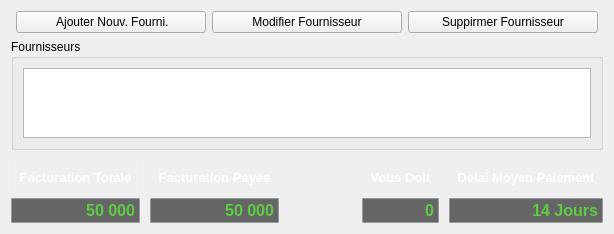
              <widget class="QWidget" name="scrollAreaWidgetContents_5">
               <property name="geometry">
                <rect>
                 <x>0</x>
                 <y>0</y>
                 <width>614</width>
                 <height>230</height>
                </rect>
               </property>
               <layout class="QGridLayout" name="gridLayout_17">
                <item row="2" column="0">
                 <layout class="QHBoxLayout" name="horizontalLayout_24">
                  <property name="spacing">
                   <number>10</number>
                  </property>
                  <item>
                   <layout class="QVBoxLayout" name="verticalLayout_37">
                    <property name="spacing">
                     <number>0</number>
                    </property>
                    <item>
                     <widget class="QLabel" name="label_47">
                      <property name="minimumSize">
                       <size>
                        <width>0</width>
                        <height>42</height>
                       </size>
                      </property>
                      <property name="styleSheet">
                       <string notr="true">font: bold 10pt ;
color: rgb(255, 255, 255);
border:1px solid rgba(227, 238, 238, 100);</string>
                      </property>
                      <property name="text">
                       <string>  Facturation Totale  </string>
                      </property>
                      <property name="alignment">
                       <set>Qt::AlignCenter</set>
                      </property>
                     </widget>
                    </item>
                    <item>
                     <widget class="QLabel" name="label_48">
                      <property name="minimumSize">
                       <size>
                        <width>0</width>
                        <height>25</height>
                       </size>
                      </property>
                      <property name="styleSheet">
                       <string notr="true">font: bold 12pt;

color: qlineargradient(spread:reflect, x1:0.5, y1:0, x2:0.5, y2:1, stop:0 rgba(106, 255, 78, 255), stop:1 rgba(82, 152, 55, 255));
border:1px solid rgba(227, 238, 238, 100);
background-color: #656565;</string>
                      </property>
                      <property name="text">
                       <string>50 000</string>
                      </property>
                      <property name="alignment">
                       <set>Qt::AlignRight|Qt::AlignTrailing|Qt::AlignVCenter</set>
                      </property>
                     </widget>
                    </item>
                   </layout>
                  </item>
                  <item>
                   <layout class="QVBoxLayout" name="verticalLayout_38">
                    <property name="spacing">
                     <number>0</number>
                    </property>
                    <item>
                     <widget class="QLabel" name="label_49">
                      <property name="minimumSize">
                       <size>
                        <width>0</width>
                        <height>42</height>
                       </size>
                      </property>
                      <property name="styleSheet">
                       <string notr="true">font: bold 10pt ;
color: rgb(255, 255, 255);
border:1px solid rgba(227, 238, 238, 100);</string>
                      </property>
                      <property name="text">
                       <string>  Facturation Payée  </string>
                      </property>
                      <property name="alignment">
                       <set>Qt::AlignCenter</set>
                      </property>
                     </widget>
                    </item>
                    <item>
                     <widget class="QLabel" name="label_50">
                      <property name="minimumSize">
                       <size>
                        <width>0</width>
                        <height>25</height>
                       </size>
                      </property>
                      <property name="styleSheet">
                       <string notr="true">font: bold 12pt;

color: qlineargradient(spread:reflect, x1:0.5, y1:0, x2:0.5, y2:1, stop:0 rgba(106, 255, 78, 255), stop:1 rgba(82, 152, 55, 255));
border:1px solid rgba(227, 238, 238, 100);
background-color: #656565;</string>
                      </property>
                      <property name="text">
                       <string>50 000</string>
                      </property>
                      <property name="alignment">
                       <set>Qt::AlignRight|Qt::AlignTrailing|Qt::AlignVCenter</set>
                      </property>
                     </widget>
                    </item>
                   </layout>
                  </item>
                  <item>
                   <spacer name="horizontalSpacer_14">
                    <property name="orientation">
                     <enum>Qt::Horizontal</enum>
                    </property>
                    <property name="sizeHint" stdset="0">
                     <size>
                      <width>40</width>
                      <height>20</height>
                     </size>
                    </property>
                   </spacer>
                  </item>
                  <item>
                   <layout class="QVBoxLayout" name="verticalLayout_39">
                    <property name="spacing">
                     <number>0</number>
                    </property>
                    <item>
                     <widget class="QLabel" name="label_51">
                      <property name="minimumSize">
                       <size>
                        <width>0</width>
                        <height>42</height>
                       </size>
                      </property>
                      <property name="styleSheet">
                       <string notr="true">font: bold 10pt ;
color: rgb(255, 255, 255);
border:1px solid rgba(227, 238, 238, 100);</string>
                      </property>
                      <property name="text">
                       <string>  Vous Doit  </string>
                      </property>
                      <property name="alignment">
                       <set>Qt::AlignCenter</set>
                      </property>
                     </widget>
                    </item>
                    <item>
                     <widget class="QLabel" name="label_52">
                      <property name="minimumSize">
                       <size>
                        <width>0</width>
                        <height>25</height>
                       </size>
                      </property>
                      <property name="styleSheet">
                       <string notr="true">font: bold 12pt;

color: qlineargradient(spread:reflect, x1:0.5, y1:0, x2:0.5, y2:1, stop:0 rgba(106, 255, 78, 255), stop:1 rgba(82, 152, 55, 255));
border:1px solid rgba(227, 238, 238, 100);
background-color: #656565;</string>
                      </property>
                      <property name="text">
                       <string>0</string>
                      </property>
                      <property name="alignment">
                       <set>Qt::AlignRight|Qt::AlignTrailing|Qt::AlignVCenter</set>
                      </property>
                     </widget>
                    </item>
                   </layout>
                  </item>
                  <item>
                   <layout class="QVBoxLayout" name="verticalLayout_40">
                    <property name="spacing">
                     <number>0</number>
                    </property>
                    <item>
                     <widget class="QLabel" name="label_53">
                      <property name="minimumSize">
                       <size>
                        <width>0</width>
                        <height>42</height>
                       </size>
                      </property>
                      <property name="styleSheet">
                       <string notr="true">font: bold 10pt ;
color: rgb(255, 255, 255);
border:1px solid rgba(227, 238, 238, 100);</string>
                      </property>
                      <property name="text">
                       <string>  Delai Moyen Paiement  </string>
                      </property>
                      <property name="alignment">
                       <set>Qt::AlignCenter</set>
                      </property>
                     </widget>
                    </item>
                    <item>
                     <widget class="QLabel" name="label_54">
                      <property name="minimumSize">
                       <size>
                        <width>0</width>
                        <height>25</height>
                       </size>
                      </property>
                      <property name="styleSheet">
                       <string notr="true">font: bold 12pt;

color: qlineargradient(spread:reflect, x1:0.5, y1:0, x2:0.5, y2:1, stop:0 rgba(106, 255, 78, 255), stop:1 rgba(82, 152, 55, 255));
border:1px solid rgba(227, 238, 238, 100);
background-color: #656565;</string>
                      </property>
                      <property name="text">
                       <string>14 Jours</string>
                      </property>
                      <property name="alignment">
                       <set>Qt::AlignRight|Qt::AlignTrailing|Qt::AlignVCenter</set>
                      </property>
                     </widget>
                    </item>
                   </layout>
                  </item>
                 </layout>
                </item>
                <item row="0" column="0">
                 <layout class="QHBoxLayout" name="horizontalLayout_25">
                  <item>
                   <spacer name="horizontalSpacer_11">
                    <property name="orientation">
                     <enum>Qt::Horizontal</enum>
                    </property>
                    <property name="sizeHint" stdset="0">
                     <size>
                      <width>40</width>
                      <height>20</height>
                     </size>
                    </property>
                   </spacer>
                  </item>
                  <item>
                   <widget class="QPushButton" name="btnNewC_3">
                    <property name="sizePolicy">
                     <sizepolicy hsizetype="Expanding" vsizetype="Fixed">
                      <horstretch>0</horstretch>
                      <verstretch>0</verstretch>
                     </sizepolicy>
                    </property>
                    <property name="minimumSize">
                     <size>
                      <width>190</width>
                      <height>0</height>
                     </size>
                    </property>
                    <property name="font">
                     <font>
                      <weight>50</weight>
                      <italic>false</italic>
                      <bold>false</bold>
                     </font>
                    </property>
                    <property name="toolTip">
                     <string/>
                    </property>
                    <property name="layoutDirection">
                     <enum>Qt::LeftToRight</enum>
                    </property>
                    <property name="autoFillBackground">
                     <bool>false</bool>
                    </property>
                    <property name="styleSheet">
                     <string notr="true"/>
                    </property>
                    <property name="text">
                     <string>  Ajouter Nouv. Fourni. </string>
                    </property>
                   </widget>
                  </item>
                  <item>
                   <widget class="QPushButton" name="btnEditC_3">
                    <property name="sizePolicy">
                     <sizepolicy hsizetype="Expanding" vsizetype="Fixed">
                      <horstretch>0</horstretch>
                      <verstretch>0</verstretch>
                     </sizepolicy>
                    </property>
                    <property name="minimumSize">
                     <size>
                      <width>190</width>
                      <height>0</height>
                     </size>
                    </property>
                    <property name="styleSheet">
                     <string notr="true"/>
                    </property>
                    <property name="text">
                     <string>  Modifier Fournisseur  </string>
                    </property>
                    <property name="default">
                     <bool>false</bool>
                    </property>
                    <property name="flat">
                     <bool>false</bool>
                    </property>
                   </widget>
                  </item>
                  <item>
                   <widget class="QPushButton" name="btnDelC_3">
                    <property name="sizePolicy">
                     <sizepolicy hsizetype="Expanding" vsizetype="Fixed">
                      <horstretch>0</horstretch>
                      <verstretch>0</verstretch>
                     </sizepolicy>
                    </property>
                    <property name="minimumSize">
                     <size>
                      <width>190</width>
                      <height>0</height>
                     </size>
                    </property>
                    <property name="styleSheet">
                     <string notr="true">QPushButton:hover:!pressed {
	background-color: qlineargradient(spread:pad, x1:1, y1:0, x2:1, y2:1, stop:0 rgba(255, 54, 54, 255), stop:1 rgba(100, 0, 0, 255));
    border-style: outset;
	border-top-color: rgb(180, 54, 54);
	border-left-color: rgb(180, 54, 54);
	border-right-color: rgb(180, 54, 54);
	border-bottom-color: rgb(100, 0, 0);
}
QPushButton:hover {
    background-color:rgb(100, 0, 0);
    border-style: inset;
	border-color:rgb(100, 0, 0);

}

</string>
                    </property>
                    <property name="text">
                     <string>  Suppirmer Fournisseur  </string>
                    </property>
                   </widget>
                  </item>
                  <item>
                   <spacer name="horizontalSpacer_15">
                    <property name="orientation">
                     <enum>Qt::Horizontal</enum>
                    </property>
                    <property name="sizeHint" stdset="0">
                     <size>
                      <width>40</width>
                      <height>20</height>
                     </size>
                    </property>
                   </spacer>
                  </item>
                 </layout>
                </item>
                <item row="1" column="0">
                 <widget class="QGroupBox" name="groupBox_6">
                  <property name="sizePolicy">
                   <sizepolicy hsizetype="MinimumExpanding" vsizetype="Expanding">
                    <horstretch>0</horstretch>
                    <verstretch>0</verstretch>
                   </sizepolicy>
                  </property>
                  <property name="sizeIncrement">
                   <size>
                    <width>0</width>
                    <height>1</height>
                   </size>
                  </property>
                  <property name="styleSheet">
                   <string notr="true"/>
                  </property>
                  <property name="title">
                   <string>Fournisseurs</string>
                  </property>
                  <property name="flat">
                   <bool>false</bool>
                  </property>
                  <property name="checkable">
                   <bool>false</bool>
                  </property>
                  <layout class="QHBoxLayout" name="horizontalLayout_19">
                   <item>
                    <widget class="QTableView" name="clientsTable_2">
                     <property name="sizePolicy">
                      <sizepolicy hsizetype="MinimumExpanding" vsizetype="Expanding">
                       <horstretch>0</horstretch>
                       <verstretch>0</verstretch>
                      </sizepolicy>
                     </property>
                     <property name="styleSheet">
                      <string notr="true"/>
                     </property>
                    </widget>
                   </item>
                  </layout>
                 </widget>
                </item>
               </layout>
              </widget>
